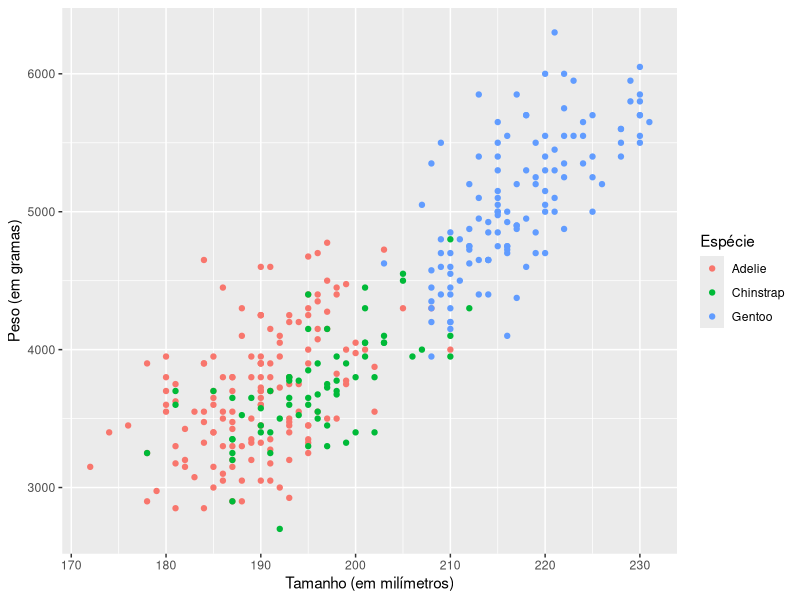

R code for this plot:
#install.packages("ggplot2")
#install.packages("palmerpenguins")

library(ggplot2)
library(palmerpenguins)

data("penguins")

# 1) ggplot(data = penguins): Em ggplot2, um gráfico é iniciado com a função ggplot().
# Ela cria um sistema de coordenadas ao qual é possível acrescentar camadas. O 
# primeiro argumento da função ggplot() é o conjunto de dados a ser usado no 
# gráfico. Neste caso, é “penguins”.

# 2) +: Depois, acrescenta-se um símbolo “+” para adicionar uma nova camada ao seu
#gráfico. O gráfico é finalizado adicionando uma ou mais camadas ao ggplot().

# 3) geom_point(): Em seguida, deve-se escolher um geom adicionando uma função geom. 
# A função geom_point() utiliza pontos para criar gráficos de dispersão, a função 
# geom_bar usa barras para criar gráficos de barras, e assim por diante. Neste caso, 
# escolha função geom_point para criar um gráfico de dispersão de pontos. O pacote 
# ggplot2 vem com muitas funções geom diferentes. Você aprenderá mais sobre geoms 
# posteriormente no curso.

# 4) (mapping = aes(x = flipper_length_mm, y = body_mass_g)): Cada função geom em 
# ggplot2 leva um argumento de mapeamento. Com isso, define-se como as variáveis do
# seu conjunto de dados serão mapeadas de acordo com as propriedades visuais. O 
# argumento de mapeamento sempre é combinado com a função aes(). Os argumentos x e
# y da função aes() especificam quais variáveis devem ser mapeadas no eixo X e no 
# eixo Y do sistema de coordenadas. Neste caso, deseja-se mapear a variável 
# “flipper_length_mm” no eixo X e a variável “body_mass_g” no eixo Y.

ggplot(
  data = penguins, 
  mapping = aes(
    x = flipper_length_mm, 
    y = body_mass_g,
    colour = species
    )
  ) + geom_point() + labs(y = "Peso (em gramas)", x = "Tamanho (em milímetros)", colour = 'Espécie')

